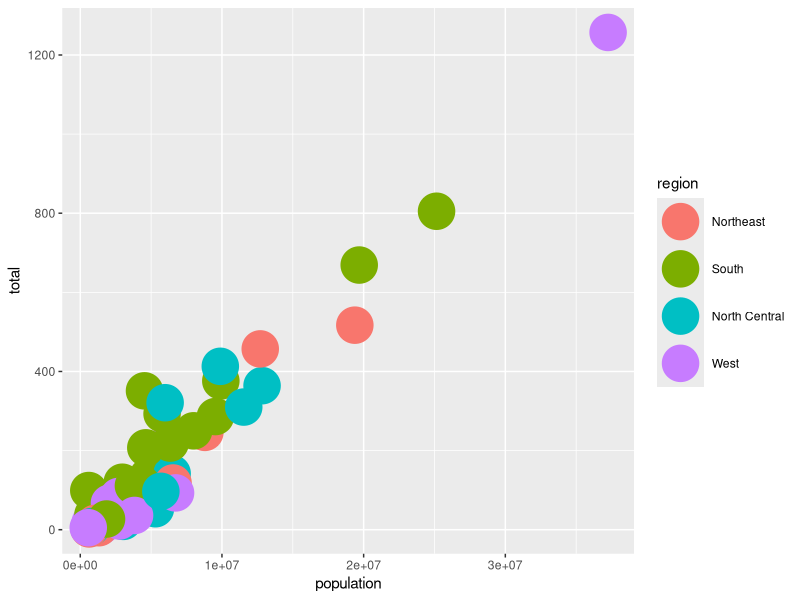

R code for this plot:
library(dslabs)
library(tidyverse)
data(murders)

murders %>% ggplot(aes(population,total, colour = region)) +
  geom_point(size = 12)
